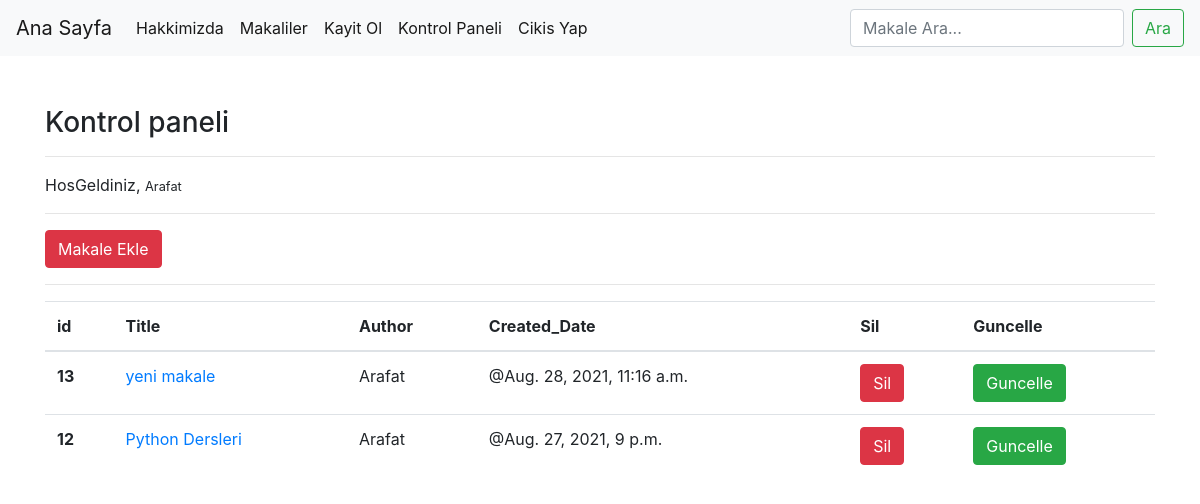
Page /articles/dashbord (signed in) on the earlier database version.
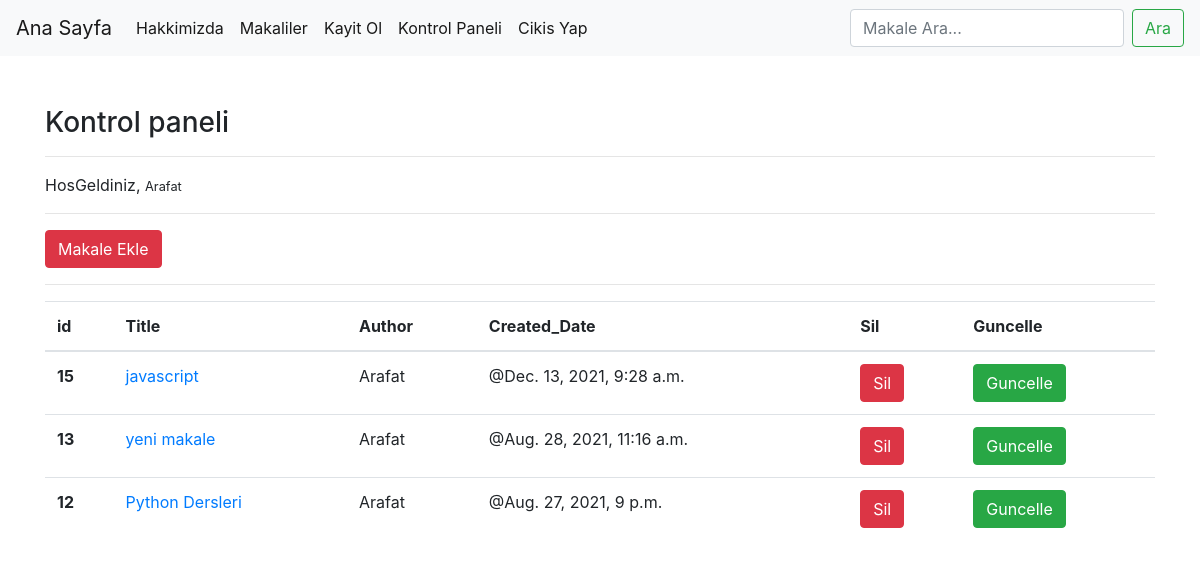
Same page on the later database version.
### article/models.py (models this page shows, shortened)
class Article(models.Model):
    author = models.ForeignKey("auth.User", on_delete=models.CASCADE, verbose_name="Yazar")
    title = models.CharField(max_length=50, verbose_name="Baslik")
    content = RichTextField()
    created_date = models.DateTimeField(auto_now_add=True, verbose_name="Tarih")
    article_image = models.FileField(blank=True, null=True, verbose_name="Makaleye fotograf veya dosya ekleyin")
    is_home = models.BooleanField(default=True)
    is_active = models.BooleanField(default=True)
    slug = models.SlugField(null=False, blank=True, unique=True, db_index=True, editable=False)
    categories = models.ManyToManyField(Category, blank=True)
    class Meta:
        ordering = ["-created_date"]

### article/views.py (the view)
# urls.py: path('dashbord', views.dashbordview, name='dashbord'),
@login_required(login_url="user:login")
def dashbordview(request):
    articles = Article.objects.filter(author = request.user)
    context = {
        "articles": articles
    }
    return  render(request, 'dashbord.html', context)

### templates/dashbord.html
{% extends 'layout.html' %}
{% block body %}
    <h3>Kontrol paneli</h3>
    <hr>
    <p>
        HosGeldiniz, <small>{{ request.user.username }}</small>
    </p>
    <hr>
    <a class="btn btn-danger" href="{% url 'article:addarticle' %}">Makale Ekle</a>
    <hr>
    {% if articles %}
        <table class="table">
            <thead>
            <tr>
                <th scope="col">id</th>
                <th scope="col">Title</th>
                <th scope="col">Author</th>
                <th scope="col">Created_Date</th>
                <th scope="col">Sil</th>
                <th scope="col">Guncelle</th>
            </tr>
            </thead>
            <tbody>
            {% for article in articles %}
                <tr>
                    <th scope="row">{{ article.id }}</th>
                    <td><a href="{% url 'article:detail' article.id %}">{{ article.title }}</a></td>
                    <td>{{ article.author.username }}</td>
                    <td>@{{ article.created_date }}</td>
                    <td><a href="{% url 'article:delete' article.id %}" class="btn btn-danger">Sil</a></td>
                    <td><a href="{% url 'article:update' article.id %}" class="btn btn-success">Guncelle</a></td>
                </tr>
            {% endfor %}
            </tbody>
        </table>
    {% else %}
        <div class="alert alert-danger">
            Henuz bir makaleniz Bulunmuyor.....
        </div>
    {% endif %}
{% endblock %}

Differences in the rows shown:
added Article: id "15", title "javascript", author.username "Arafat", created_date "Dec. 13, 2021, 9:28 a.m."
